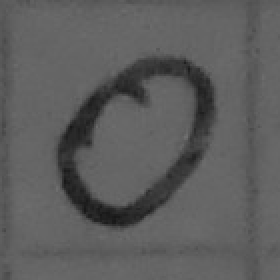
#> input picture train0.png, 140 x 140 px (shown 2 times larger); its folder holds only this picture in this run
$ python mnist_additive_own_test.py
#> lines starting #> are read from the running program, lines starting #| are printed output that depends on the picture; after the words box and inside, x2 and y2 are one past the last pixel; in counts of white or black regions, pixels touching at a corner belong together
### procimg.py
import numpy as np
import cv2
from scipy import ndimage
from intro_noise import noisy as n
import math
import matplotlib.pyplot as plt

def getBestShift(img):
    cy, cx = ndimage.measurements.center_of_mass(img)

    rows, cols = img.shape
    shiftx = np.round(cols/2.0-cx).astype(int)
    shifty = np.round(rows/2.0-cy).astype(int)

    return shiftx, shifty


def shift(img, sx, sy):
    rows, cols = img.shape
    M = np.float32([[1, 0, sx], [0, 1, sy]])
    shifted = cv2.warpAffine(img, M, (cols, rows))
    return shifted

#number is j, label is i

def inp_img(mode,number,noise_op=False):
    #read the image
#> called with mode = 'train', number = 0, noise_op = False
    if mode is "train":
        gray = cv2.imread("train"+ str(number) + ".png", 0)
#> gray is the input picture: shape (140, 140); min 23, max 111, mean 93.1
    elif mode is "cv":
        gray = cv2.imread("cv" + str(number) + ".png", 0)
    elif mode is "test":
        gray = cv2.imread("test" + str(number) + ".png", 0)
    if noise_op is True:
        gray = n('s&p', gray)
    #rescaling
    gray = cv2.resize(255-gray, (28, 28))
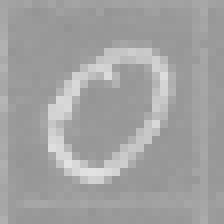
#> gray: shape (28, 28) (shown 8 times larger); min 147, max 226, mean 161.8
    #white letter with black bckgrnd
    (thresh, gray) = cv2.threshold(gray, 128, 255, cv2.THRESH_BINARY | cv2.THRESH_OTSU)
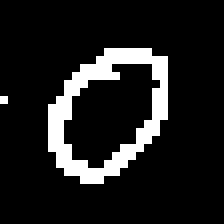
#> gray: shape (28, 28) (shown 8 times larger); 11.9% white in thin lines or dots, all inside (x1, y1, x2, y2) = (0, 6, 21, 23)
#> thresh = 179
    while np.sum(gray[0]) == 0:
        gray = gray[1:]
#> this loop made 6 passes
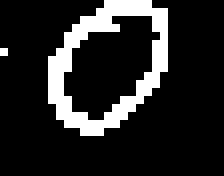
#> gray: shape (22, 28) (shown 8 times larger); 15.1% white in thin lines or dots, all inside (x1, y1, x2, y2) = (0, 0, 21, 17)

    while np.sum(gray[:, 0]) == 0:
        gray = np.delete(gray, 0, 1)
#> this loop made 0 passes

    while np.sum(gray[-1]) == 0:
        gray = gray[:-1]
#> this loop made 5 passes
#> pass 1, in inp_img, `gray = gray[:-1]`:
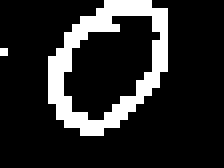
#> gray: shape (21, 28) (shown 8 times larger); 15.8% white in thin lines or dots, all inside (x1, y1, x2, y2) = (0, 0, 21, 17)
#> pass 2, in inp_img, `gray = gray[:-1]`:
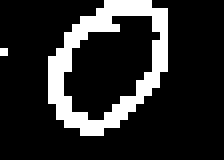
#> gray: shape (20, 28) (shown 8 times larger); 16.6% white in thin lines or dots, all inside (x1, y1, x2, y2) = (0, 0, 21, 17)

    while np.sum(gray[:, -1]) == 0:
        gray = np.delete(gray, -1, 1)
#> this loop made 7 passes

    rows, cols = gray.shape
#> rows = 17; cols = 21
    if rows > cols:
        factor = 20.0 / rows
        rows = 20
        cols = int(round(cols * factor))
        #first cols then rows
        gray = cv2.resize(gray, (cols, rows))
    else:
        factor = 20.0 / cols
#> factor = 0.952
        cols = 20
        rows = int(round(rows * factor))
#> rows = 16
        #first cols then rows
        gray = cv2.resize(gray, (cols, rows))
    colsPadding = (int(math.ceil((28 - cols) / 2.0)),int(math.floor((28 - cols) / 2.0)))
    rowsPadding = (int(math.ceil((28 - rows) / 2.0)),int(math.floor((28 - rows) / 2.0)))
#> rowsPadding = (6, 6)
    gray = np.lib.pad(gray, (rowsPadding, colsPadding), 'constant')
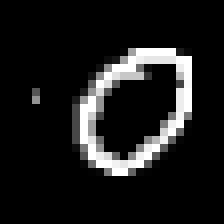
#> gray: shape (28, 28) (shown 8 times larger); min 0, max 255, mean 27.1
    shiftx, shifty = getBestShift(gray)
#> in getBestShift, `cy, cx = ndimage.measurements.center_of_mass(img)`: cy = 13.08; cx = 16.14
#> in getBestShift, `shiftx = np.round(cols/2.0-cx).astype(int)`: shiftx = -2
#> in getBestShift, `shifty = np.round(rows/2.0-cy).astype(int)`: shifty = 1
#> shiftx = -2; shifty = 1
    shifted = shift(gray, shiftx, shifty)
#> in shift, `M = np.float32([[1, 0, sx], [0, 1, sy]])`: M = [[1, 0, -2], [0, 1, 1]]
#> in shift, `shifted = cv2.warpAffine(img, M, (cols, rows))`:
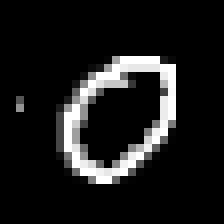
#> shifted: shape (28, 28) (shown 8 times larger); min 0, max 255, mean 27.1
    gray = shifted
    show_img = False
    if show_img is True:
        #print image
        # cv2.imshow('processed digit => '+str(number),gray) NOT WORKING. Have to build OpenCV with cmake
        # cv2.waitKey(0)
        plt.imshow(gray, cmap='gray', interpolation='bicubic')
        #hiding marks on X-Axis and Y-Axis
        plt.xticks([]), plt.yticks([])
        plt.show()
        cv2.imwrite(str(mode)+"_proc_"+str(number)+".png", gray)

    #flatten from 0-255 to 0-1 range
    flatten = gray.flatten() / 255.0
#> flatten = 784 values, max 1 at index 211, min 0 at index 0, mean 0.106
    return flatten

### mnist_additive_own_test.py
import numpy as np
import cv2
from scipy import ndimage
import tensorflow as tf
import sys
import os
import math
import time
import matplotlib.pyplot as plt
from intro_noise import noisy as n
import procimg as _input_
#Additive Test for new brand new pics!!
"""
-----------------------------------------------SWITCHES-------------------------------------------------------
"""
#Important Switches
reuse = True
run_training = True
save_it = False
visualise = False
"""
---------------------------------------------IMAGE INPUT AND PROCESSING---------------------------------------------------------
"""
train_images=np.zeros((10,784))
train_correct_vals=np.zeros((10,10))

cv_images=np.zeros((10,784))
cv_correct_vals=np.zeros((10,10))

test_images=np.zeros((10,784))
test_correct_vals=np.zeros((10,10))

label=0
for number in [0,1,2,3,4,5,6,7,8,9]:
    train_images[label]=_input_.inp_img("train",number)
    cv_images[label]= _input_.inp_img("cv",number)
#> (the run stopped early here; a loop or call above may not have finished)
